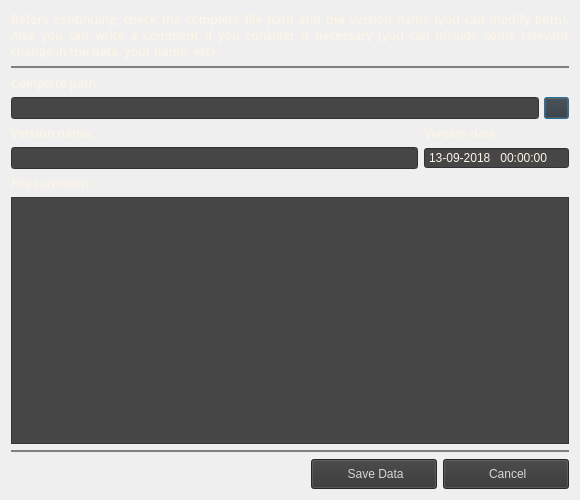
<?xml version="1.0" encoding="UTF-8"?>
<ui version="4.0">
 <class>FormSave</class>
 <widget class="QDialog" name="FormSave">
  <property name="geometry">
   <rect>
    <x>0</x>
    <y>0</y>
    <width>580</width>
    <height>500</height>
   </rect>
  </property>
  <property name="sizePolicy">
   <sizepolicy hsizetype="Preferred" vsizetype="Preferred">
    <horstretch>0</horstretch>
    <verstretch>0</verstretch>
   </sizepolicy>
  </property>
  <property name="minimumSize">
   <size>
    <width>580</width>
    <height>500</height>
   </size>
  </property>
  <property name="maximumSize">
   <size>
    <width>800</width>
    <height>700</height>
   </size>
  </property>
  <property name="windowTitle">
   <string>SALARA PROJECT   |   Space Object Application</string>
  </property>
  <property name="accessibleName">
   <string>form</string>
  </property>
  <property name="styleSheet">
   <string notr="true">QDateTimeEdit
{ 
    font: 9pt &quot;Open Sans&quot;;
    color: rgb(253,245,230);
    background-color: rgb(70, 70,70);
}
QDateTimeEdit:disabled
{
	color: rgb(100, 100,100);
}

/*--------------------------------*/
/* QPlainTextEdit */
/*--------------------------------*/
QPlainTextEdit
{
    color: rgb(253,245,230);
    background-color: rgb(70, 70,70);
    padding: 2px 2px;
    font: 9pt &quot;Open Sans&quot;;
}
QPlainTextEdit:disabled
{
    color: rgb(100, 100,100);
}
QPlainTextEdit:focus 
{
	border: 1px solid rgb(255,155,0);
}

QPushButton
{
     color: rgb(215, 215, 215);
     background-color: rgb(53,53,53);
	 font:  9pt &quot;Open Sans Semibold&quot;;
}

QPushButton:disabled
{
	color: rgb(100, 100,100);
}

QPushButton[accessibleName=&quot;Blue&quot;]
{
	background-color:  rgb(20,20,100);
}

QPushButton[accessibleName=&quot;Lilac&quot;]
{
	border-style: solid;
	border-width: 1px;
	border-color: black;
	border-radius: 5px;
	background-color:  rgb(50,50,100);
}
QPushButton[accessibleName=&quot;Lilac&quot;]:hover
{
	background-color:  rgb(50,60,100);
}

QPushButton[accessibleName=&quot;Green&quot;]
{
	border-style: solid;
	border-width: 1px;
	border-color: black;
	border-radius: 5px;
	background-color: rgb(50, 90, 0);
}

QPushButton[accessibleName=&quot;Green&quot;]:hover
{
	background-color: rgb(50, 100, 0);
}

QPushButton[accessibleName=&quot;Red&quot;]
{
	border-style: solid;
	border-width: 1px;
	border-color: black;
	border-radius: 5px;
    background-color:  rgb(140, 20, 0);
}

QPushButton[accessibleName=&quot;Red&quot;]:hover
{
     background-color:  rgb(150, 20, 0);
}




/*--------------------------------*/
/* Widget forms */
/*--------------------------------*/
QWidget[accessibleName=&quot;form&quot;]
{
	background-color: rgb(53, 53, 53);
}
/*--------------------------------*/

/*--------------------------------*/
/* QLineEdit */
/*--------------------------------*/
QLineEdit
{
    color: rgb(253,245,230);
    background-color: rgb(70, 70,70);
    padding: 2px 2px;
    font: 9pt &quot;Open Sans&quot;;
}
QLineEdit:disabled
{
    color: rgb(100, 100,100);
}
QLineEdit[error=true]
{
    background-color: rgb(180,8,0);
}
QLineEdit[error=true]:focus 
{
	border: 1px solid rgb(255,155,0);
}
QLineEdit:focus 
{
	border: 1px solid rgb(255,155,0);
}
/*--------------------------------*/

/*--------------------------------*/
/* QSpinBox */
/*--------------------------------*/
QSpinBox
{ 
    font: 8pt &quot;Open Sans&quot;;
    color: rgb(253,245,230);
    background-color: rgb(70, 70,70);
    padding: 2px 2px;
}
QSpinBox:disabled
{
    color: rgb(100, 100,100);
}
/*--------------------------------*/

/*--------------------------------*/
/* QDoubleSpinBox */
/*--------------------------------*/
QDoubleSpinBox
{ 
    font: 8pt &quot;Open Sans&quot;;
    color: rgb(253,245,230);
    background-color: rgb(70, 70,70);
    padding: 2px 2px;
}
QDoubleSpinBox:disabled
{
	color: rgb(100, 100,100);
}
/*--------------------------------*/

/*--------------------------------*/
/* QLabel */
/*--------------------------------*/
QLabel
{
    color: rgb(253,245,230);
	font: 9pt &quot;Open Sans Semibold&quot;;
}
QLabel:disabled
{
    color: rgb(100, 100,100);
}
/*--------------------------------*/

/*--------------------------------*/
/* QGroupBox */
/*--------------------------------*/
QGroupBox
 {
	font: 9pt &quot;Open Sans Extrabold&quot;;
	color: rgb(253,245,230);
    border: 3px solid gray;
    border-radius: 10px;
    margin-top: 0.6em;
    padding: 3px;
}
QGroupBox:disabled
{
    color: rgb(100, 100,100);
}
/*--------------------------------*/

/*--------------------------------*/
/* QComboBox */
/*--------------------------------*/
QComboBox
{
    font: 8pt &quot;Open Sans&quot;;
    color: rgb(253,245,230);
    padding: 2px 8px 2px 8px;
    selection-background-color: rgb(255,155,0);
	background-color:  rgb(70, 70,70);
}
QComboBox::item
{
    font: 8pt &quot;Open Sans&quot;;
    color: rgb(253,245,230);
	background-color:  rgb(70, 70,70);
}
QComboBox::item:selected
{
	background-color:  rgb(255,155,0);
}
QComboBox::indicator
{
    background-color:transparent;
    selection-background-color:transparent;
    color:transparent;
    selection-color:transparent;
}
/*--------------------------------*/</string>
  </property>
  <layout class="QVBoxLayout" name="verticalLayout">
   <item>
    <widget class="QLabel" name="label_3">
     <property name="sizePolicy">
      <sizepolicy hsizetype="Preferred" vsizetype="Preferred">
       <horstretch>0</horstretch>
       <verstretch>0</verstretch>
      </sizepolicy>
     </property>
     <property name="font">
      <font>
       <family>Open Sans Semibold</family>
       <pointsize>9</pointsize>
       <weight>50</weight>
       <italic>false</italic>
       <bold>false</bold>
      </font>
     </property>
     <property name="layoutDirection">
      <enum>Qt::RightToLeft</enum>
     </property>
     <property name="text">
      <string>&lt;html&gt;&lt;head/&gt;&lt;body&gt;&lt;p align=&quot;justify&quot;&gt;Before continuing, check the complete file path and the version name (you can modify both). Also you can write a comment if you consider it necessary (you can include some relevant change in the data, your name, etc). &lt;/p&gt;&lt;/body&gt;&lt;/html&gt;</string>
     </property>
     <property name="textFormat">
      <enum>Qt::RichText</enum>
     </property>
     <property name="scaledContents">
      <bool>false</bool>
     </property>
     <property name="wordWrap">
      <bool>true</bool>
     </property>
    </widget>
   </item>
   <item>
    <widget class="Line" name="line">
     <property name="styleSheet">
      <string notr="true">color: gray;</string>
     </property>
     <property name="frameShadow">
      <enum>QFrame::Plain</enum>
     </property>
     <property name="lineWidth">
      <number>2</number>
     </property>
     <property name="orientation">
      <enum>Qt::Horizontal</enum>
     </property>
    </widget>
   </item>
   <item>
    <layout class="QVBoxLayout" name="verticalLayout_4">
     <property name="spacing">
      <number>5</number>
     </property>
     <property name="bottomMargin">
      <number>0</number>
     </property>
     <item>
      <widget class="QLabel" name="label_4">
       <property name="font">
        <font>
         <family>Open Sans Semibold</family>
         <pointsize>9</pointsize>
         <weight>50</weight>
         <italic>false</italic>
         <bold>false</bold>
        </font>
       </property>
       <property name="text">
        <string>Complete path:</string>
       </property>
      </widget>
     </item>
     <item>
      <layout class="QHBoxLayout" name="horizontalLayout_2">
       <item>
        <widget class="QLineEdit" name="le_name">
         <property name="sizePolicy">
          <sizepolicy hsizetype="Expanding" vsizetype="Preferred">
           <horstretch>0</horstretch>
           <verstretch>0</verstretch>
          </sizepolicy>
         </property>
        </widget>
       </item>
       <item>
        <widget class="QPushButton" name="pb_file">
         <property name="sizePolicy">
          <sizepolicy hsizetype="Minimum" vsizetype="Minimum">
           <horstretch>0</horstretch>
           <verstretch>0</verstretch>
          </sizepolicy>
         </property>
         <property name="maximumSize">
          <size>
           <width>25</width>
           <height>25</height>
          </size>
         </property>
         <property name="cursor">
          <cursorShape>PointingHandCursor</cursorShape>
         </property>
         <property name="text">
          <string/>
         </property>
         <property name="icon">
          <iconset resource="../SP_Core/resources/common_resources.qrc">
           <normaloff>:/icons/link_icon&amp;48.png</normaloff>:/icons/link_icon&amp;48.png</iconset>
         </property>
         <property name="iconSize">
          <size>
           <width>15</width>
           <height>15</height>
          </size>
         </property>
        </widget>
       </item>
      </layout>
     </item>
    </layout>
   </item>
   <item>
    <layout class="QHBoxLayout" name="horizontalLayout_3">
     <property name="bottomMargin">
      <number>0</number>
     </property>
     <item>
      <layout class="QVBoxLayout" name="verticalLayout_5">
       <property name="spacing">
        <number>5</number>
       </property>
       <property name="bottomMargin">
        <number>0</number>
       </property>
       <item>
        <widget class="QLabel" name="label_5">
         <property name="font">
          <font>
           <family>Open Sans Semibold</family>
           <pointsize>9</pointsize>
           <weight>50</weight>
           <italic>false</italic>
           <bold>false</bold>
          </font>
         </property>
         <property name="text">
          <string>Version name:</string>
         </property>
        </widget>
       </item>
       <item>
        <widget class="QLineEdit" name="le_versionname">
         <property name="sizePolicy">
          <sizepolicy hsizetype="Expanding" vsizetype="Preferred">
           <horstretch>0</horstretch>
           <verstretch>0</verstretch>
          </sizepolicy>
         </property>
        </widget>
       </item>
      </layout>
     </item>
     <item>
      <layout class="QVBoxLayout" name="verticalLayout_2">
       <property name="spacing">
        <number>5</number>
       </property>
       <property name="bottomMargin">
        <number>0</number>
       </property>
       <item>
        <widget class="QLabel" name="label_2">
         <property name="font">
          <font>
           <family>Open Sans Semibold</family>
           <pointsize>9</pointsize>
           <weight>50</weight>
           <italic>false</italic>
           <bold>false</bold>
          </font>
         </property>
         <property name="text">
          <string>Version date:</string>
         </property>
        </widget>
       </item>
       <item>
        <widget class="QDateTimeEdit" name="dte_date">
         <property name="sizePolicy">
          <sizepolicy hsizetype="Fixed" vsizetype="Fixed">
           <horstretch>0</horstretch>
           <verstretch>0</verstretch>
          </sizepolicy>
         </property>
         <property name="minimumSize">
          <size>
           <width>145</width>
           <height>0</height>
          </size>
         </property>
         <property name="wrapping">
          <bool>false</bool>
         </property>
         <property name="frame">
          <bool>true</bool>
         </property>
         <property name="readOnly">
          <bool>true</bool>
         </property>
         <property name="buttonSymbols">
          <enum>QAbstractSpinBox::NoButtons</enum>
         </property>
         <property name="time">
          <time>
           <hour>0</hour>
           <minute>0</minute>
           <second>0</second>
          </time>
         </property>
         <property name="minimumDate">
          <date>
           <year>2018</year>
           <month>9</month>
           <day>13</day>
          </date>
         </property>
         <property name="currentSection">
          <enum>QDateTimeEdit::DaySection</enum>
         </property>
         <property name="displayFormat">
          <string>dd-MM-yyyy   hh:mm:ss</string>
         </property>
         <property name="timeSpec">
          <enum>Qt::UTC</enum>
         </property>
        </widget>
       </item>
      </layout>
     </item>
    </layout>
   </item>
   <item>
    <layout class="QVBoxLayout" name="verticalLayout_3">
     <property name="spacing">
      <number>5</number>
     </property>
     <property name="bottomMargin">
      <number>0</number>
     </property>
     <item>
      <widget class="QLabel" name="label">
       <property name="font">
        <font>
         <family>Open Sans Semibold</family>
         <pointsize>9</pointsize>
         <weight>50</weight>
         <italic>false</italic>
         <bold>false</bold>
        </font>
       </property>
       <property name="text">
        <string>File comment:</string>
       </property>
      </widget>
     </item>
     <item>
      <widget class="QPlainTextEdit" name="te_comment">
       <property name="sizePolicy">
        <sizepolicy hsizetype="Preferred" vsizetype="Expanding">
         <horstretch>0</horstretch>
         <verstretch>0</verstretch>
        </sizepolicy>
       </property>
       <property name="font">
        <font>
         <family>Open Sans</family>
         <pointsize>9</pointsize>
         <weight>50</weight>
         <italic>false</italic>
         <bold>false</bold>
        </font>
       </property>
       <property name="cursor" stdset="0">
        <cursorShape>IBeamCursor</cursorShape>
       </property>
      </widget>
     </item>
    </layout>
   </item>
   <item>
    <widget class="Line" name="line_2">
     <property name="styleSheet">
      <string notr="true">color: gray;</string>
     </property>
     <property name="frameShadow">
      <enum>QFrame::Plain</enum>
     </property>
     <property name="lineWidth">
      <number>2</number>
     </property>
     <property name="orientation">
      <enum>Qt::Horizontal</enum>
     </property>
    </widget>
   </item>
   <item>
    <layout class="QHBoxLayout" name="horizontalLayout">
     <item>
      <spacer name="horizontalSpacer">
       <property name="orientation">
        <enum>Qt::Horizontal</enum>
       </property>
       <property name="sizeType">
        <enum>QSizePolicy::Fixed</enum>
       </property>
       <property name="sizeHint" stdset="0">
        <size>
         <width>300</width>
         <height>20</height>
        </size>
       </property>
      </spacer>
     </item>
     <item>
      <widget class="QPushButton" name="pb_save">
       <property name="sizePolicy">
        <sizepolicy hsizetype="Minimum" vsizetype="Fixed">
         <horstretch>0</horstretch>
         <verstretch>0</verstretch>
        </sizepolicy>
       </property>
       <property name="minimumSize">
        <size>
         <width>0</width>
         <height>30</height>
        </size>
       </property>
       <property name="maximumSize">
        <size>
         <width>1646446</width>
         <height>30</height>
        </size>
       </property>
       <property name="cursor">
        <cursorShape>PointingHandCursor</cursorShape>
       </property>
       <property name="accessibleName">
        <string>Green</string>
       </property>
       <property name="text">
        <string> Save Data</string>
       </property>
       <property name="icon">
        <iconset resource="../SP_Core/resources/common_resources.qrc">
         <normaloff>:/icons/save_icon&amp;48.png</normaloff>:/icons/save_icon&amp;48.png</iconset>
       </property>
       <property name="iconSize">
        <size>
         <width>17</width>
         <height>17</height>
        </size>
       </property>
      </widget>
     </item>
     <item>
      <widget class="QPushButton" name="pb_cancel">
       <property name="sizePolicy">
        <sizepolicy hsizetype="Minimum" vsizetype="Fixed">
         <horstretch>0</horstretch>
         <verstretch>0</verstretch>
        </sizepolicy>
       </property>
       <property name="minimumSize">
        <size>
         <width>0</width>
         <height>30</height>
        </size>
       </property>
       <property name="maximumSize">
        <size>
         <width>16777215</width>
         <height>30</height>
        </size>
       </property>
       <property name="cursor">
        <cursorShape>PointingHandCursor</cursorShape>
       </property>
       <property name="accessibleName">
        <string>Red</string>
       </property>
       <property name="text">
        <string> Cancel</string>
       </property>
       <property name="icon">
        <iconset resource="../SP_Core/resources/common_resources.qrc">
         <normaloff>:/icons/cancel_icon&amp;48.png</normaloff>:/icons/cancel_icon&amp;48.png</iconset>
       </property>
       <property name="iconSize">
        <size>
         <width>17</width>
         <height>17</height>
        </size>
       </property>
      </widget>
     </item>
    </layout>
   </item>
  </layout>
 </widget>
 <resources>
  <include location="../SP_Core/resources/common_resources.qrc"/>
  <include location="../SP_Core/resources/common_resources.qrc"/>
 </resources>
 <connections/>
</ui>
